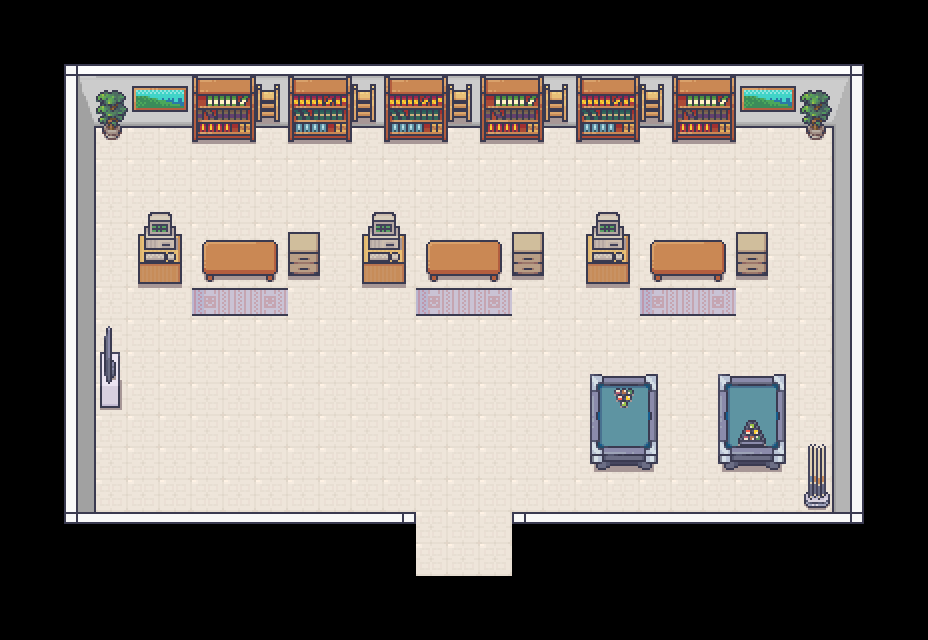

The image is a tile-based game level rendered from a .tmx file. Its description and source (layers, tilesets, objects; grid data summarised) follow:
An orthogonal 29x20 tile map with 32x32 px tiles, 7 tile layers (Piso, Tapetes, Paredes, Movéis, ...), 4 tilesets and 28 objects (6x estante, 3x pc_stand, 3x gavetas_stand, 3x cadeira, 2x mesa_sinuca, ...).

<map version="1.10" tiledversion="1.10.2" orientation="orthogonal" renderorder="right-down" width="29" height="20" tilewidth="32" tileheight="32" infinite="0" nextlayerid="10" nextobjectid="44">
 <tileset firstgid="1" source="tileset_paredes.tsx" />
 <tileset firstgid="8285" source="tileset_generic.tsx" />
 <tileset firstgid="9533" source="tileset_biblioteca.tsx" />
 <tileset firstgid="10077" source="tileset_estoque.tsx" />
 <layer id="1" name="Piso" width="29" height="20">
  <data>[580 cells, 534 non-empty, 6 distinct tile ids]</data>
 </layer>
 <layer id="2" name="Tapetes" width="29" height="20">
  <data>[580 cells, 9 non-empty, 3 distinct tile ids]</data>
 </layer>
 <objectgroup id="9" name="Personagens">
  <object id="40" name="player_spawn" x="463.583" y="495.333">
   <point />
  </object>
  <object id="41" name="npc_b" x="462.75" y="219.5">
   <point />
  </object>
  <object id="42" name="npc_a" x="238" y="219.5">
   <point />
  </object>
  <object id="43" name="npc_c" x="686" y="219">
   <point />
  </object>
 </objectgroup>
 <layer id="3" name="Paredes" width="29" height="20">
  <data>[580 cells, 98 non-empty, 13 distinct tile ids]</data>
 </layer>
 <layer id="4" name="Movéis" width="29" height="20">
  <data>[580 cells, 92 non-empty, 37 distinct tile ids]</data>
 </layer>
 <layer id="5" name="AcimaMovéis" width="29" height="20">
  <data>[580 cells, 35 non-empty, 13 distinct tile ids]</data>
 </layer>
 <layer id="6" name="Acabamentos" width="29" height="20">
  <data>[580 cells, 42 non-empty, 15 distinct tile ids]</data>
 </layer>
 <objectgroup id="8" name="ObjetosColisores">
  <object id="12" name="mesa_sinuca" x="718" y="380.727" width="67.8182" height="89.6364" />
  <object id="15" name="mesa_stand_a" x="202" y="240" width="74.6667" height="41.875" />
  <object id="16" name="mesa_stand_b" x="426.667" y="240" width="74.3333" height="41.7917" />
  <object id="17" name="mesa_stand_c" x="650" y="240.667" width="74.6667" height="41.0833" />
  <object id="18" name="pc_stand" x="138.667" y="233" width="42.6667" height="55" />
  <object id="19" name="gavetas_stand" x="288.333" y="232.667" width="31" height="46.75" />
  <object id="20" name="pc_stand" x="363" y="234.333" width="43" height="53.0417" />
  <object id="21" name="gavetas_stand" x="512.06" y="234" width="31.6667" height="47.2349" />
  <object id="23" name="pc_stand" x="586.667" y="234.667" width="42.3333" height="52.8333" />
  <object id="24" name="gavetas_stand" x="737" y="232" width="30.6667" height="47.7917" />
  <object id="25" name="cadeira" x="674.667" y="257.667" width="27.3333" height="3.62125" />
  <object id="26" name="cadeira" x="450" y="254" width="27" height="5.15909" />
  <object id="27" name="cadeira" x="226.667" y="255.833" width="25" height="4.17421" />
  <object id="28" name="hack" x="101" y="350" width="18" height="57" />
  <object id="29" name="planta" x="102" y="125" width="20" height="14.75" />
  <object id="30" name="estante" x="192.5" y="125.75" width="62.75" height="18" />
  <object id="31" name="estante" x="288.25" y="127" width="63.5" height="16.5" />
  <object id="32" name="estante" x="384.25" y="127" width="63" height="16.75" />
  <object id="33" name="estante" x="479.75" y="126" width="63.75" height="17.75" />
  <object id="34" name="estante" x="576.25" y="126.5" width="63.75" height="17.125" />
  <object id="35" name="estante" x="672.5" y="126" width="63" height="17.625" />
  <object id="36" name="planta" x="805.75" y="126.25" width="20" height="14" />
  <object id="37" name="mesa_sinuca" x="592" y="381.333" width="64" height="88" />
  <object id="38" name="taco_sinuca" x="803" y="487.25" width="26.75" height="20.75" />
 </objectgroup>
 <layer id="7" name="BlocosColisores" width="29" height="20" opacity="0" offsetx="138" offsety="100">
  <properties>
   <property name="solid" type="bool" value="true" />
  </properties>
  <data>[580 cells, 73 non-empty, 2 distinct tile ids]</data>
 </layer>
</map>
